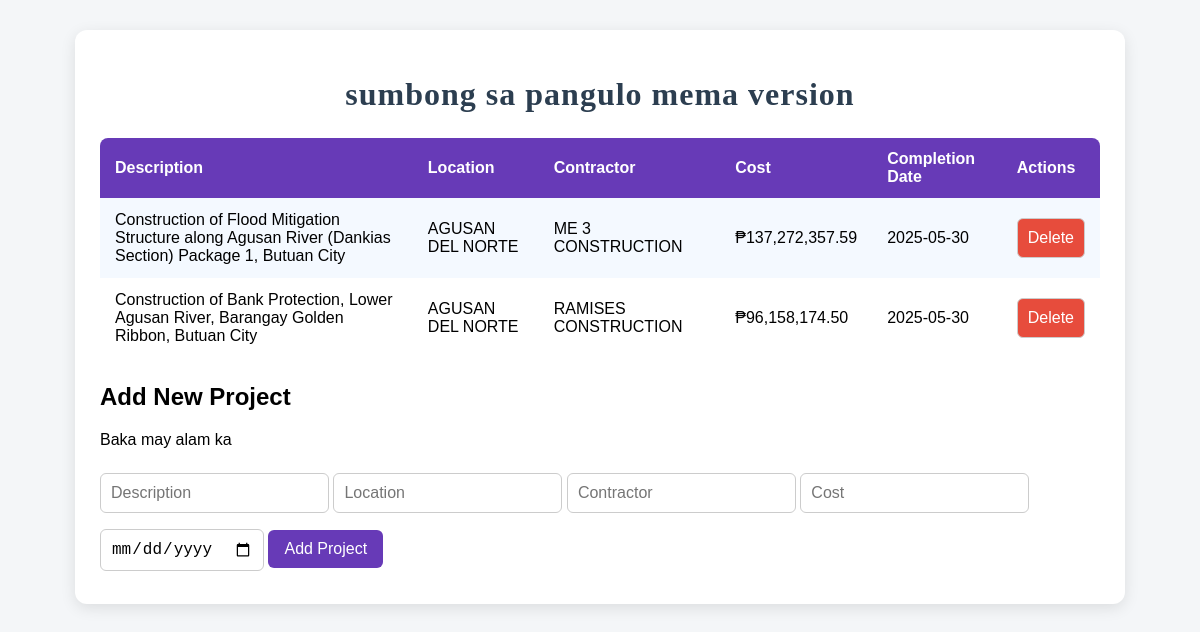
The page / on the database its author committed.
### floodapp/models.py (models this page shows, shortened)
class FloodControl(models.Model):
    description = models.CharField(max_length=300)
    location = models.CharField(max_length=100)
    contractor = models.CharField(max_length=100)
    cost = models.FloatField()
    completion_date = models.DateField()

### floodapp/views.py (the view, shortened to what this page needs)
# urls.py: path("", index, name="index"),
def index(request):
    projects = FloodControl.objects.all()
    return render(request, "index.html", {"projects": projects})

### floodapp/templates/index.html (shortened to what this page needs)
<!DOCTYPE html>
<html lang="en">
{% load static %}
{% load humanize %}
<head>
    <link rel="stylesheet" href="{% static 'css/main.css' %}">
</head>
<body>
    <div class="content">
        <h1 style="text-align:center;">sumbong sa pangulo mema version</h1>
        {% if projects|length < 1 %}
        <h4 style="text-align:center;">No projects yet. Add one below!</h4>
        {% else %}
        <table>
            <tr>
                <th>Description</th>
                <th>Location</th>
                <th>Contractor</th>
                <th>Cost</th>
                <th>Completion Date</th>
                <th>Actions</th>
            </tr>
            {% for project in projects %}
            <tr>
                <td>{{ project.description }}</td>
                <td>{{ project.location }}</td>
                <td>{{ project.contractor }}</td>
                <td>₱{{ project.cost|floatformat:2|intcomma }}</td>
                <td>{{ project.completion_date|date:"Y-m-d" }}</td>
                <td>
                    <form action="/" method="POST" style="display:inline;">
                        <button type="submit" onclick="return confirm('Delete this project?')">Delete</button>
                    </form>
                </td>
            </tr>
            {% endfor %}
        </table>
        {% endif %}
        <div class="form">
            <h2>Add New Project</h2>
            <p>Baka may alam ka</p>
            <form action="/" method="POST">
                <input type="text" name="description" placeholder="Description" required>
                <input type="text" name="location" placeholder="Location" required>
                <input type="text" name="contractor" placeholder="Contractor" required>
                <input type="number" step="0.01" name="cost" placeholder="Cost" required>
                <input type="date" name="completion_date" required>
                <input type="submit" value="Add Project">
            </form>
        </div>
    </div>
</body>
</html>

### floodapp/static/css/main.css (style rules this page uses)
body { font-family: Arial, sans-serif; background: #f4f6f8; margin: 0; padding: 0; }
.content { width: 85%; max-width: 1000px; margin: 30px auto; background: white; padding: 25px; border-radius: 12px; box-shadow: 0 4px 15px rgba(0,0,0,0.1); }
h1 { font-family: "Comic Sans MS", "Comic Sans", cursive; margin-bottom: 25px; text-align: center; color: #2c3e50; font-size: 2rem; letter-spacing: 1px; }
table { width: 100%; border-collapse: collapse; margin-bottom: 25px; overflow: hidden; border-radius: 8px; }
table, th, td { border: none; }
th, td { padding: 12px 15px; text-align: left; }
th { background: #673ab7; color: white; font-weight: bold; }
tr:nth-child(even) { background: #f4f9ff; }
form input, form button { margin: 8px 0; padding: 10px; font-size: 1rem; border: 1px solid #ccc; border-radius: 6px; outline: none; }
input[type="submit"], button { background-color: #673ab7; color: white; border: none; padding: 10px 16px; border-radius: 6px; cursor: pointer; transition: background 0.2s ease, transform 0.1s ease; }
button { background-color: #e74c3c; }

### rows shown on the page
FloodControl: description "Construction of Flood Mitigation Structure along Agusan River (Dankias Section) Package 1, Butuan City", location "AGUSAN DEL NORTE", contractor "ME 3 CONSTRUCTION", cost "137,272,357.59", completion_date "2025-05-30"
FloodControl: description "Construction of Bank Protection, Lower Agusan River, Barangay Golden Ribbon, Butuan City", location "AGUSAN DEL NORTE", contractor "RAMISES CONSTRUCTION", cost "96,158,174.50", completion_date "2025-05-30"
